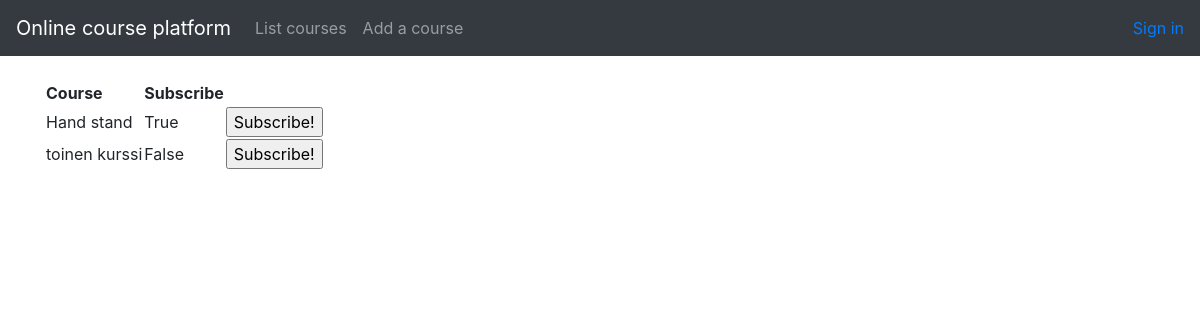
The app's page /courses, older data.
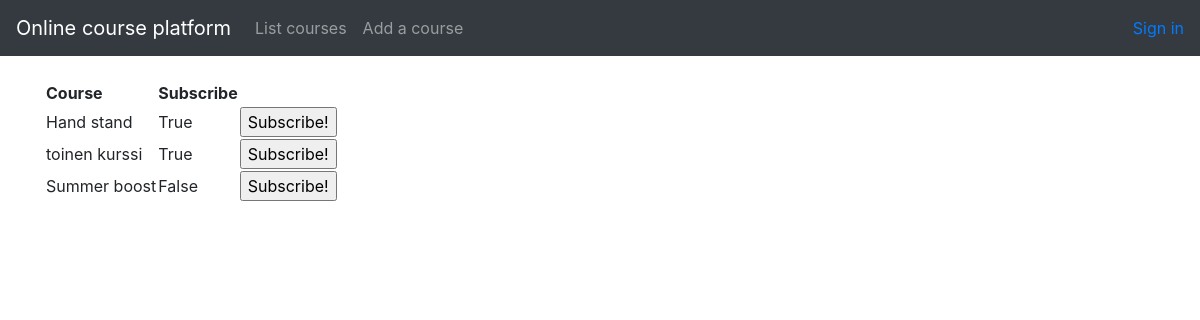
The same page, newer data.
### application/courses/models.py (models this page shows, shortened)
class Course(Base):
    name = db.Column(db.String(144), nullable=False)
    done = db.Column(db.Boolean, nullable=False)
    account_id = db.Column(db.Integer, db.ForeignKey('account.id'),
                           nullable=False)

### application/courses/views.py (the view)
@app.route("/courses", methods=["GET"])
def courses_index():
	return render_template("courses/list.html", courses = Course.query.all())

### application/templates/courses/list.html
{% extends "layout.html" %}
{% block body %}
  <table>
    <tr>
      <th>Course</th>
      <th>Subscribe</th>
    </tr>
    {% for course in courses %}
    <tr>
      <td>{{ course.name }}</td>
      <td>{{ course.done }}</td>
      <td>
        <form method="POST" action="{{ url_for('courses_set_done', course_id=course.id) }}">
          <input type="submit" value="Subscribe!"/>
        </form>
      </td>
    </tr>
    {% endfor %}
  </table>
{% endblock %}

### application/templates/layout.html (shortened to what this page needs)
<!DOCTYPE html>
<html>
  <head>
    <link rel="stylesheet" href="https://maxcdn.bootstrapcdn.com/bootstrap/4.0.0/css/bootstrap.min.css">
  </head>
  <body>
    <nav class="navbar navbar-expand-md navbar-dark bg-dark mb-4">
      <a class="navbar-brand" href="#">Online course platform</a>
      <div class="collapse navbar-collapse" id="navbarCollapse">
        <ul class="navbar-nav mr-auto">
          <li class="nav-item">
            <a class="nav-link" href="{{ url_for('courses_index') }} ">List courses</a>
          </li>
          <li class="nav-item">
            <a class="nav-link" href="{{ url_for('courses_form') }} ">Add a course</a>
          </li>
        </ul>
        <div class="form-inline mt-2 mt-md-0">
          {% if current_user.is_authenticated %}
          <p>
	        Hello {{ current_user.name }}. <a href="{{ url_for('auth_logout') }}">Sign out</a>
          </p>
          {% else %}
          <a href="{{ url_for('auth_login') }}">Sign in</a>
          {% endif %}
        </div>
      </div>
    </nav>
    <main role="main" class="container">
      {% block body %}{% endblock %}
    </main>
    </body>
  </body>
</html>

Row changes from the older to the newer data that the page shows:
changed Course "toinen kurssi": done "False" → "True"
added Course: name "Summer boost", done "False"
